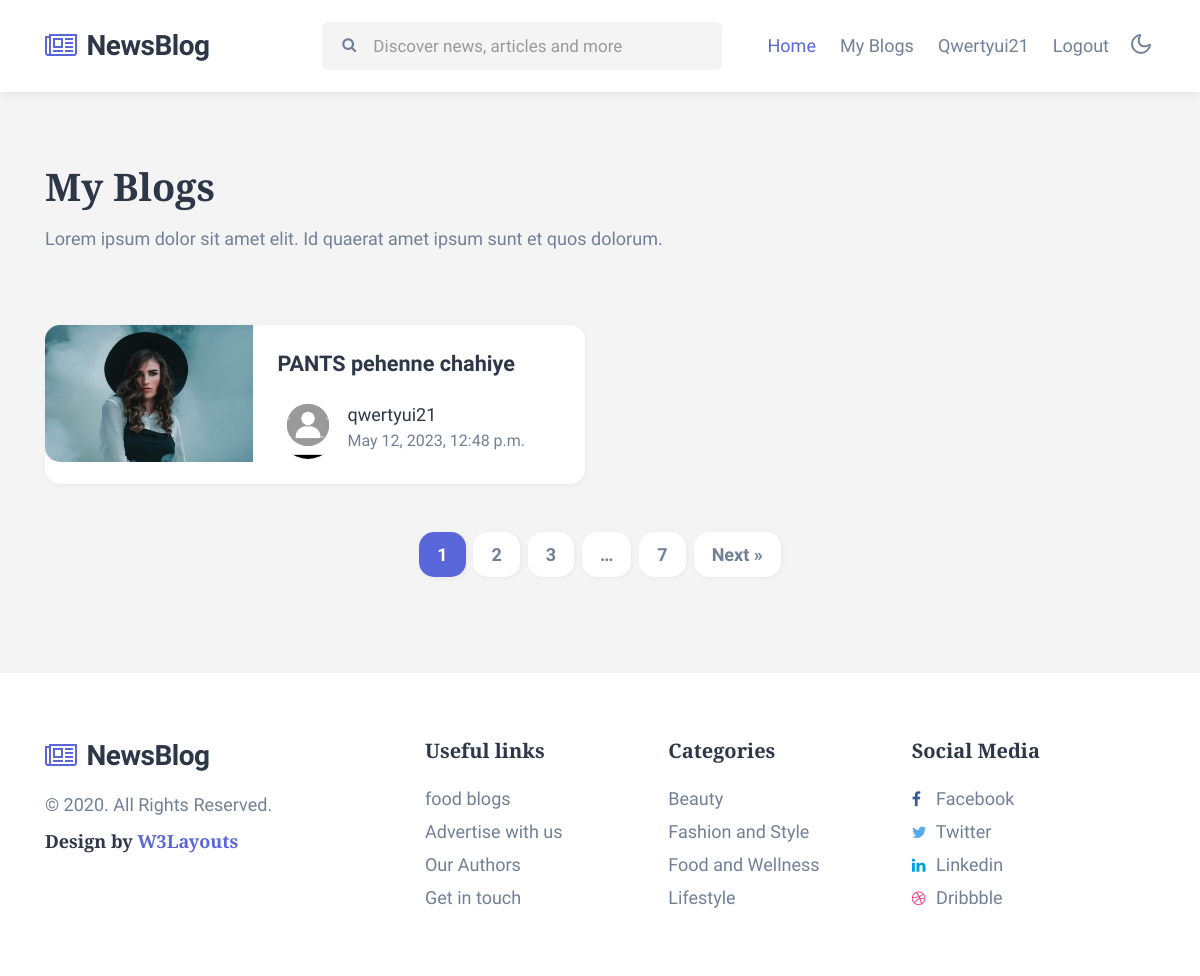
Before: /my_blogs/ (signed in) with the older database file.
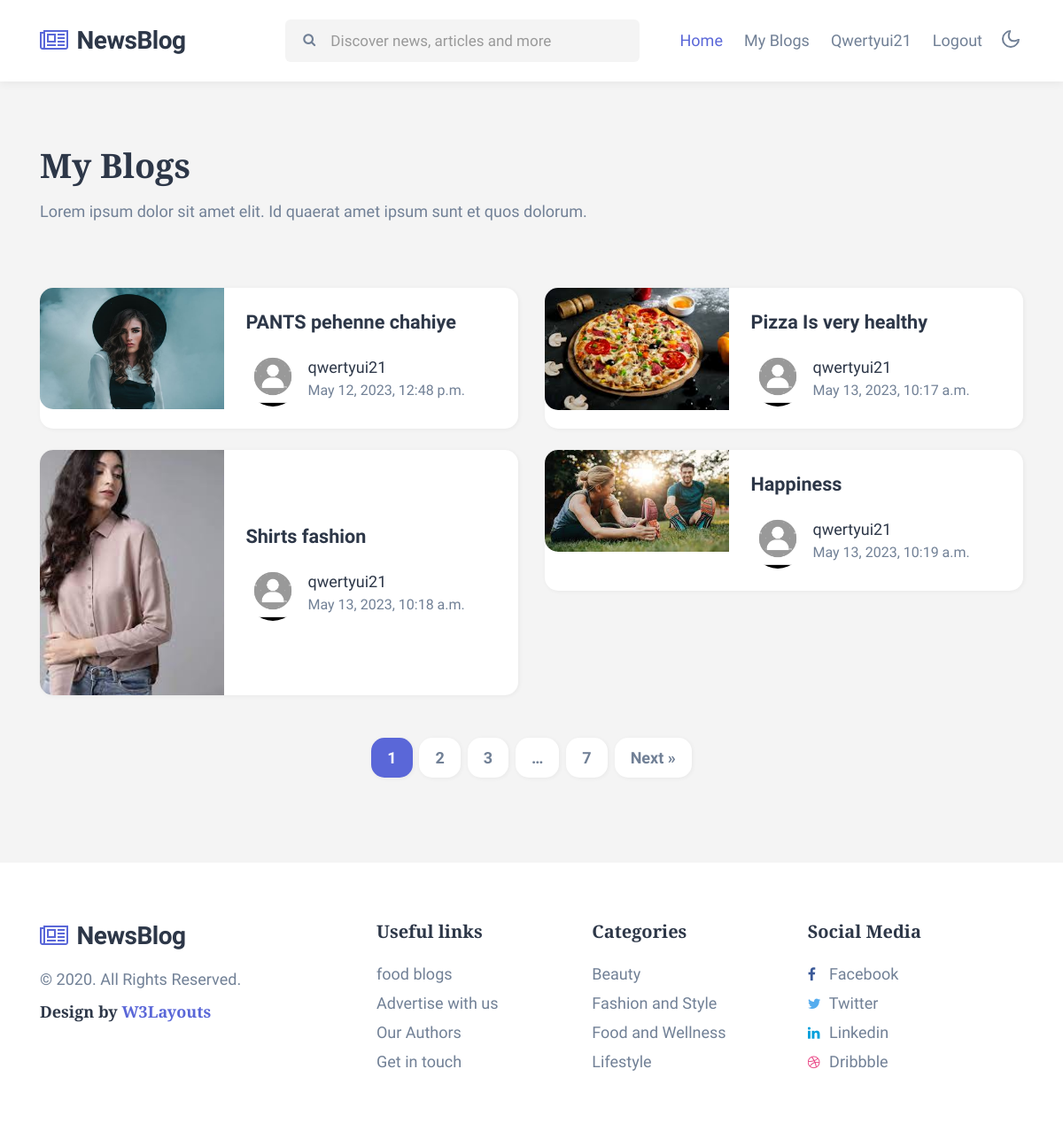
After: the same page with the newer database file.
### blogapp/models.py (models this page shows, shortened)
class User(models.Model):
    v1 = [('Male', 'Male'),
          ('Female', 'Female'),
          ('Others', 'Others')]
    first_name = models.CharField(max_length=150)
    last_name = models.CharField(max_length=150)
    email = models.EmailField(unique=True)
    username = models.CharField(max_length=100, unique=True)
    password = models.CharField(max_length=100)
    gender = models.CharField(max_length=50, choices=v1)
    pic = models.FileField(upload_to='profile_pics', default='sad.png')

class Blog(models.Model):
    c1 = [('food', 'food'),
          ('lifestyle', 'lifestyle'),
          ('fashion', 'fashion'),
          ('beauty', 'beauty')]
    title = models.CharField(max_length=150)
    des = models.TextField()
    pic = models.FileField(upload_to='blog_photos', default='sad.jpg')
    time = models.DateTimeField(auto_now=True)
    user = models.ForeignKey(User, on_delete= models.CASCADE)
    category = models.CharField(max_length=150, choices=c1)

### blogapp/views.py (the view)
# urls.py: path('my_blogs/', my_blogs, name='my_blogs'),
def my_blogs(request):
    try:
        u1 = User.objects.get(email = request.session['email'])
        l1 = Blog.objects.filter(user = u1)
        return render(request, 'my_blogs.html', {'userdata':u1, 'user_blogs': l1})
    except:
        return redirect('login')

### blogapp/templates/my_blogs.html
{% extends 'base.html' %}
{% load static %}
{% block content %}
<div class="w3l-homeblock2 w3l-homeblock5 py-5">
    <div class="container pt-md-4 pb-md-5">
        <h3 class="category-title mb-3">My Blogs</h3>
        <p class="mb-sm-5 mb-4 max-width">Lorem ipsum dolor sit amet elit. Id quaerat amet ipsum sunt et quos dolorum.</p>
        <div class="row">
            {% for i in user_blogs %}
            <div class="col-lg-6 mt-4">
                <div class="bg-clr-white hover-box">
                    <div class="row">
                        <div class="col-sm-5 position-relative">
                            <a href="#blog-single.html" class="image-mobile">
                                <img class="card-img-bottom d-block radius-image-full" src="{{i.pic.url}}" alt="Card image cap">
                            </a>
                        </div>
                        <div class="col-sm-7 card-body blog-details align-self">
                            <a href="{% url 'single_blog' i.id %}" class="blog-desc">{{i.title}}
                            </a>
                            <div class="author align-items-center">
                                <img src="{{i.user.pic.url}}" alt="" class="img-fluid rounded-circle">
                                <ul class="blog-meta">
                                    <li>
                                        <a href="author.html">{{i.user.username}}</a>
                                    </li>
                                    <li class="meta-item blog-lesson">
                                        <span class="meta-value">{{i.time}}</span>
                                    </li>
                                </ul>
                            </div>
                        </div>
                    </div>
                </div>
            </div>
            {% endfor %}
        </div>
        <ul class="site-pagination text-center mt-md-5 mt-4">
            <li><span aria-current="page" class="page-numbers current">1</span></li>
            <li><a class="page-numbers" href="#page2">2</a></li>
            <li><a class="page-numbers" href="#page3">3</a></li>
            <li><span class="page-numbers dots">…</span></li>
            <li><a class="page-numbers" href="#page7">7</a></li>
            <li><a class="next page-numbers" href="#next">Next »</a></li>
        </ul>
    </div>
</div>
{% endblock %}

### blogapp/templates/base.html (shortened to what this page needs)
{% load static %}
<!doctype html>
<html lang="en">
  <head>
    <link rel="stylesheet" href="{% static 'assets/css/style-starter.css' %}">
  </head>
  <body>
<header class="w3l-header">
	<div class="container">
	<nav class="navbar navbar-expand-lg navbar-light fill px-lg-0 py-0 px-sm-3 px-0">
			<a class="navbar-brand" href="{% url 'index' %}">
				<span class="fa fa-newspaper-o"></span>NewsBlog</a>
			<div class="collapse navbar-collapse" id="navbarSupportedContent">
				<nav class="mx-auto">
					<div class="search-bar">
						<form class="search" action="{% url 'search' %}" method="get" >
							<input type="search" class="search__input" name="search" placeholder="Discover news, articles and more"
								onload="equalWidth()" required>
							<span class="fa fa-search search__icon"></span>
						</form>
					</div>
				</nav>
				<ul class="navbar-nav">
					<li class="nav-item active">
						<a class="nav-link" href="{% url 'index' %}">Home</a>
					</li>
          {% if userdata %}
					<li class="nav-item @@contact__active">
						<a class="nav-link" href="{% url 'my_blogs' %}">My Blogs</a>
					</li>
          <li class="nav-item @@contact__active">
						<a class="nav-link" href="">{{userdata.username}}</a>
					</li>
          <li class="nav-item @@contact__active">
						<a class="nav-link" href="{% url 'logout' %}">Logout</a>
					</li>
          {% endif %}
				</ul>
			</div>
			<div class="mobile-position">
				<nav class="navigation">
					<div class="theme-switch-wrapper">
						<label class="theme-switch" for="checkbox">
							<div class="mode-container">
								<i class="gg-moon"></i>
							</div>
						</label>
					</div>
				</nav>
			</div>
		</div>
</header>
{% block content %}
{% endblock %}
<section class="app-footer">
    <footer class="footer-28 py-5">
      <div class="footer-bg-layer">
        <div class="container py-lg-3">
          <div class="row footer-top-28">
            <div class="col-lg-4 footer-list-28 copy-right mb-lg-0 mb-sm-5 mt-sm-0 mt-4">
              <a class="navbar-brand mb-3" href="index.html">
                <span class="fa fa-newspaper-o"></span> NewsBlog</a>
              <p class="copy-footer-28"> © 2020. All Rights Reserved. </p>
              <h5 class="mt-2">Design by <a href="https://w3layouts.com/">W3Layouts</a></h5>
            </div>
            <div class="col-lg-8 row">
              <div class="col-sm-4 col-6 footer-list-28">
                <h6 class="footer-title-28">Useful links</h6>
                <ul>
                  <li><a href="#categories">food blogs</a></li>
                  <li><a href="#advertise">Advertise with us</a></li>
                  <li><a href="#authors">Our Authors</a></li>
                  <li><a href="contact.html">Get in touch</a></li>
                </ul>
              </div>
              <div class="col-sm-4 col-6 footer-list-28">
                <h6 class="footer-title-28">Categories</h6>
                <ul>
                  <li><a href="beauty.html">Beauty</a></li>
                  <li><a href="fashion.html">Fashion and Style</a></li>
                  <li><a href="#food"> Food and Wellness</a></li>
                  <li><a href="#lifestyle">Lifestyle</a></li>
                </ul>
              </div>
              <div class="col-sm-4 col-6 footer-list-28 mt-sm-0 mt-4">
                <h6 class="footer-title-28">Social Media</h6>
                <ul class="social-icons">
                  <li class="facebook">
                    <a href="#facebook"><span class="fa fa-facebook"></span> Facebook</a></li>
                  <li class="twitter"> <a href="#twitter"><span class="fa fa-twitter"></span> Twitter</a></li>
                  <li class="linkedin"> <a href="#linkedin"><span class="fa fa-linkedin"></span> Linkedin</a></li>
                  <li class="dribbble"><a href="#dribbble"><span class="fa fa-dribbble"></span> Dribbble</a></li>
                </ul>
              </div>
            </div>
          </div>
        </div>
      </div>
    </footer>
  </section>
  </body>
  </html>

Changed rows visible on the page:
added Blog: pic (picture), title "Pizza Is very healthy", user.pic (picture), user.username "qwertyui21", time "May 13, 2023, 10:17 a.m."
added Blog: pic (picture), title "Shirts fashion", user.pic (picture), user.username "qwertyui21", time "May 13, 2023, 10:18 a.m."
added Blog: pic (picture), title "Happiness", user.pic (picture), user.username "qwertyui21", time "May 13, 2023, 10:19 a.m."
